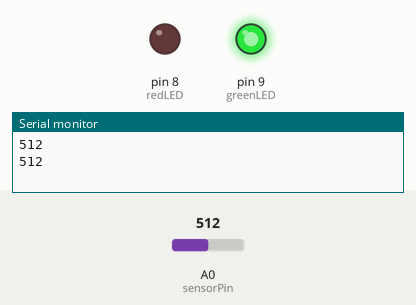
The sketch below on a simulated Arduino Uno, built with avr-gcc and run on an emulated ATmega328P. Shown: output pins drawn as LEDs (lit = HIGH), the last lines printed to the serial monitor. The test bench sets the inputs (shaded band); at power-on: A0 (sensorPin) = 512.

Above: at 1.8 s.
1.9 s: A0 (sensorPin) set to 589
3.4 s: A0 (sensorPin) set to 609
At 4.3 s:
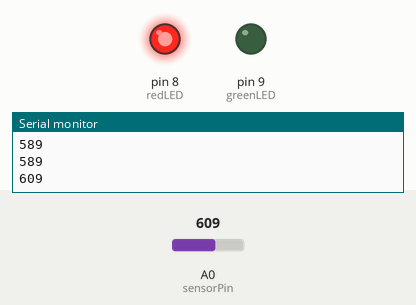
5.5 s: A0 (sensorPin) set to 590
At 7.1 s:
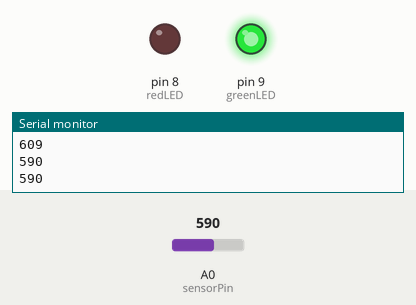
7.5 s: A0 (sensorPin) set to 610
At 8.6 s:
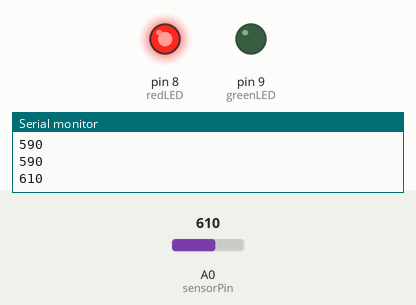
Timing chart, 0 to 10.5 s (numbered marks = the images above; inputs shaded):
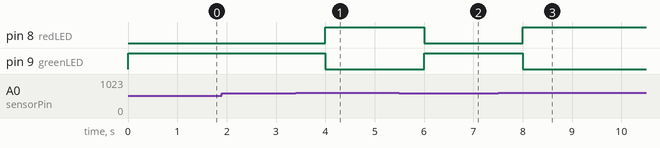

The sketch:

smashing_fyyran_amur1.ino
```cpp
int sensorPin = A0;
int redLED = 8;
int greenLED = 9;
int value;

void setup() {
 pinMode(redLED, OUTPUT);
 pinMode(greenLED, OUTPUT);
 Serial.begin(9600);
}

void loop() {
 value = analogRead(sensorPin);
 Serial.println(value);

 if(value > 600) {   // Dry soil
   digitalWrite(redLED, HIGH);
   digitalWrite(greenLED, LOW);
 } else {            // Wet soil
   digitalWrite(redLED, LOW);
   digitalWrite(greenLED, HIGH);
 }

 delay(1000);
}
```

Measured:
- the behaviour switches between 600 and 601 on A0 (sensorPin) (found by bisection; images 0 and 1)
- after the input at 3.4 s, pin 8 (redLED): LOW → HIGH after 0.60 s; pin 9 (greenLED): HIGH → LOW after 0.60 s
- after the input at 5.5 s, pin 8 (redLED): HIGH → LOW after 0.50 s; pin 9 (greenLED): LOW → HIGH after 0.50 s
- after the input at 7.5 s, pin 8 (redLED): LOW → HIGH after 0.50 s; pin 9 (greenLED): HIGH → LOW after 0.50 s
